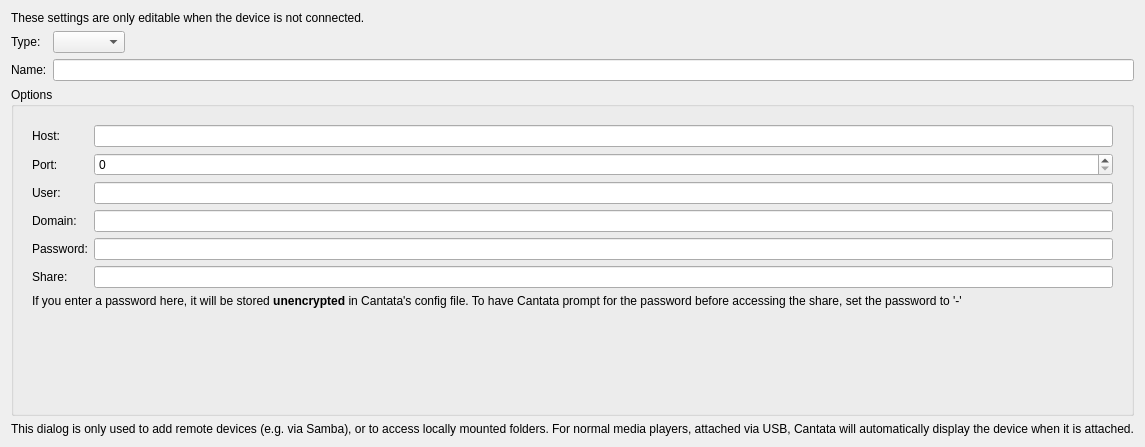
<?xml version="1.0" encoding="UTF-8"?>
<ui version="4.0">
 <class>RemoteDevicePropertiesWidget</class>
 <widget class="QWidget" name="RemoteDevicePropertiesWidget">
  <property name="geometry">
   <rect>
    <x>0</x>
    <y>0</y>
    <width>516</width>
    <height>447</height>
   </rect>
  </property>
  <layout class="QVBoxLayout" name="verticalLayout_2">
   <item>
    <widget class="PlainNoteLabel" name="connectionNote">
     <property name="text">
      <string>These settings are only editable when the device is not connected.</string>
     </property>
    </widget>
   </item>
   <item>
    <layout class="QFormLayout" name="formLayout">
     <property name="fieldGrowthPolicy">
      <enum>QFormLayout::ExpandingFieldsGrow</enum>
     </property>
     <item row="0" column="0">
      <widget class="BuddyLabel" name="typeLabel">
       <property name="text">
        <string>Type:</string>
       </property>
       <property name="buddy">
        <cstring>type</cstring>
       </property>
      </widget>
     </item>
     <item row="0" column="1">
      <widget class="QComboBox" name="type"/>
     </item>
     <item row="1" column="0">
      <widget class="BuddyLabel" name="nameLabel">
       <property name="text">
        <string>Name:</string>
       </property>
       <property name="buddy">
        <cstring>name</cstring>
       </property>
      </widget>
     </item>
     <item row="1" column="1">
      <widget class="LineEdit" name="name"/>
     </item>
    </layout>
   </item>
   <item>
    <widget class="QGroupBox" name="groupBox">
     <property name="title">
      <string>Options</string>
     </property>
     <layout class="QVBoxLayout" name="verticalLayout">
      <item>
       <widget class="QStackedWidget" name="stackedWidget">
        <property name="currentIndex">
         <number>0</number>
        </property>
        <widget class="QWidget" name="smbPage">
         <layout class="QVBoxLayout" name="verticalLayout_3">
          <item>
           <layout class="QFormLayout" name="formLayout_4">
            <item row="0" column="0">
             <widget class="BuddyLabel" name="hostLabel_2">
              <property name="text">
               <string>Host:</string>
              </property>
              <property name="buddy">
               <cstring>smbHost</cstring>
              </property>
             </widget>
            </item>
            <item row="0" column="1">
             <widget class="LineEdit" name="smbHost"/>
            </item>
            <item row="1" column="0">
             <widget class="BuddyLabel" name="portLabel_2">
              <property name="text">
               <string>Port:</string>
              </property>
              <property name="buddy">
               <cstring>smbPort</cstring>
              </property>
             </widget>
            </item>
            <item row="1" column="1">
             <widget class="QSpinBox" name="smbPort">
              <property name="maximum">
               <number>65535</number>
              </property>
             </widget>
            </item>
            <item row="2" column="0">
             <widget class="BuddyLabel" name="userLabel_2">
              <property name="text">
               <string>User:</string>
              </property>
              <property name="buddy">
               <cstring>smbUser</cstring>
              </property>
             </widget>
            </item>
            <item row="2" column="1">
             <widget class="LineEdit" name="smbUser"/>
            </item>
            <item row="3" column="0">
             <widget class="BuddyLabel" name="label_2">
              <property name="text">
               <string>Domain:</string>
              </property>
              <property name="buddy">
               <cstring>smbDomain</cstring>
              </property>
             </widget>
            </item>
            <item row="3" column="1">
             <widget class="LineEdit" name="smbDomain"/>
            </item>
            <item row="4" column="0">
             <widget class="BuddyLabel" name="label_3">
              <property name="text">
               <string>Password:</string>
              </property>
              <property name="buddy">
               <cstring>smbPassword</cstring>
              </property>
             </widget>
            </item>
            <item row="4" column="1">
             <widget class="LineEdit" name="smbPassword">
              <property name="echoMode">
               <enum>QLineEdit::Password</enum>
              </property>
             </widget>
            </item>
            <item row="5" column="0">
             <widget class="BuddyLabel" name="folderLabel_2">
              <property name="text">
               <string>Share:</string>
              </property>
              <property name="buddy">
               <cstring>smbShare</cstring>
              </property>
             </widget>
            </item>
            <item row="5" column="1">
             <widget class="LineEdit" name="smbShare"/>
            </item>
           </layout>
          </item>
          <item>
           <widget class="PlainNoteLabel" name="label_4">
            <property name="text">
             <string>If you enter a password here, it will be stored &lt;b&gt;unencrypted&lt;/b&gt; in Cantata's config file. To have Cantata prompt for the password before accessing the share, set the password to '-'</string>
            </property>
           </widget>
          </item>
          <item>
           <spacer name="verticalSpacer">
            <property name="orientation">
             <enum>Qt::Vertical</enum>
            </property>
            <property name="sizeHint" stdset="0">
             <size>
              <width>20</width>
              <height>14</height>
             </size>
            </property>
           </spacer>
          </item>
         </layout>
        </widget>
        <widget class="QWidget" name="smbAvahiPage">
         <layout class="QVBoxLayout" name="verticalLayout_3x">
          <item>
           <layout class="QFormLayout" name="formLayout_4x">
            <item row="0" column="0">
             <widget class="BuddyLabel" name="hostLabel_2x">
              <property name="text">
               <string>Service name:</string>
              </property>
              <property name="buddy">
               <cstring>smbAvahiName</cstring>
              </property>
             </widget>
            </item>
            <item row="0" column="1">
             <widget class="LineEdit" name="smbAvahiName"/>
            </item>
            <item row="1" column="0">
             <widget class="BuddyLabel" name="userLabel_2x">
              <property name="text">
               <string>User:</string>
              </property>
              <property name="buddy">
               <cstring>smbAvahiUser</cstring>
              </property>
             </widget>
            </item>
            <item row="1" column="1">
             <widget class="LineEdit" name="smbAvahiUser"/>
            </item>
            <item row="2" column="0">
             <widget class="BuddyLabel" name="label_2x">
              <property name="text">
               <string>Domain:</string>
              </property>
              <property name="buddy">
               <cstring>smbAvahiDomain</cstring>
              </property>
             </widget>
            </item>
            <item row="2" column="1">
             <widget class="LineEdit" name="smbAvahiDomain"/>
            </item>
            <item row="3" column="0">
             <widget class="BuddyLabel" name="label_3x">
              <property name="text">
               <string>Password:</string>
              </property>
              <property name="buddy">
               <cstring>smbAvahiPassword</cstring>
              </property>
             </widget>
            </item>
            <item row="3" column="1">
             <widget class="LineEdit" name="smbAvahiPassword">
              <property name="echoMode">
               <enum>QLineEdit::Password</enum>
              </property>
             </widget>
            </item>
            <item row="4" column="0">
             <widget class="BuddyLabel" name="folderLabel_x2">
              <property name="text">
               <string>Share:</string>
              </property>
              <property name="buddy">
               <cstring>smbAvahiShare</cstring>
              </property>
             </widget>
            </item>
            <item row="4" column="1">
             <widget class="LineEdit" name="smbAvahiShare"/>
            </item>
           </layout>
          </item>
          <item>
           <widget class="PlainNoteLabel" name="label_4x">
            <property name="text">
             <string>If you enter a password here, it will be stored &lt;b&gt;unencrypted&lt;/b&gt; in Cantata's config file. To have Cantata prompt for the password before accessing the share, set the password to '-'</string>
            </property>
            <property name="wordWrap">
             <bool>true</bool>
            </property>
            <property name="textInteractionFlags">
             <set>Qt::NoTextInteraction</set>
            </property>
           </widget>
          </item>
          <item>
           <spacer name="verticalSpacerx">
            <property name="orientation">
             <enum>Qt::Vertical</enum>
            </property>
            <property name="sizeHint" stdset="0">
             <size>
              <width>20</width>
              <height>14</height>
             </size>
            </property>
           </spacer>
          </item>
         </layout>
        </widget>
        <widget class="QWidget" name="sshPage">
         <layout class="QVBoxLayout" name="verticalLayout_4">
          <item>
           <layout class="QFormLayout" name="formLayout_2">
            <item row="0" column="0">
             <widget class="BuddyLabel" name="hostLabel">
              <property name="text">
               <string>Host:</string>
              </property>
              <property name="buddy">
               <cstring>sshHost</cstring>
              </property>
             </widget>
            </item>
            <item row="0" column="1">
             <widget class="LineEdit" name="sshHost"/>
            </item>
            <item row="1" column="0">
             <widget class="BuddyLabel" name="portLabel">
              <property name="text">
               <string>Port:</string>
              </property>
              <property name="buddy">
               <cstring>sshPort</cstring>
              </property>
             </widget>
            </item>
            <item row="1" column="1">
             <widget class="QSpinBox" name="sshPort">
              <property name="maximum">
               <number>65535</number>
              </property>
             </widget>
            </item>
            <item row="2" column="0">
             <widget class="BuddyLabel" name="userLabel">
              <property name="text">
               <string>User:</string>
              </property>
              <property name="buddy">
               <cstring>sshUser</cstring>
              </property>
             </widget>
            </item>
            <item row="2" column="1">
             <widget class="LineEdit" name="sshUser"/>
            </item>
            <item row="3" column="0">
             <widget class="BuddyLabel" name="folderLabel">
              <property name="text">
               <string>Folder:</string>
              </property>
              <property name="buddy">
               <cstring>sshFolder</cstring>
              </property>
             </widget>
            </item>
            <item row="3" column="1">
             <widget class="LineEdit" name="sshFolder"/>
            </item>
            <item row="4" column="0">
             <widget class="BuddyLabel" name="sshExtraLabel">
              <property name="text">
               <string>Extra Options:</string>
              </property>
              <property name="buddy">
               <cstring>sshExtra</cstring>
              </property>
             </widget>
            </item>
            <item row="4" column="1">
             <widget class="LineEdit" name="sshExtra"/>
            </item>
           </layout>
          </item>
          <item>
           <widget class="PlainNoteLabel" name="label_5">
            <property name="text">
             <string>Due to the way sshfs works, a suitable ssh-askpass application (ksshaskpass, ssh-askpass-gnome, etc.) will be required to enter the password.</string>
            </property>
            <property name="wordWrap">
             <bool>true</bool>
            </property>
            <property name="textInteractionFlags">
             <set>Qt::NoTextInteraction</set>
            </property>
           </widget>
          </item>
          <item>
           <spacer name="verticalSpacer_2">
            <property name="orientation">
             <enum>Qt::Vertical</enum>
            </property>
            <property name="sizeHint" stdset="0">
             <size>
              <width>20</width>
              <height>78</height>
             </size>
            </property>
           </spacer>
          </item>
         </layout>
        </widget>
        <widget class="QWidget" name="filePage">
         <layout class="QFormLayout" name="formLayout_3">
          <item row="0" column="0">
           <widget class="BuddyLabel" name="label">
            <property name="text">
             <string>Folder:</string>
            </property>
            <property name="buddy">
             <cstring>fileFolder</cstring>
            </property>
           </widget>
          </item>
          <item row="0" column="1">
           <widget class="PathRequester" name="fileFolder"/>
          </item>
         </layout>
        </widget>
       </widget>
      </item>
     </layout>
    </widget>
   </item>
   <item>
    <widget class="PlainNoteLabel" name="infoLabel">
     <property name="text">
      <string>This dialog is only used to add remote devices (e.g. via Samba), or to access locally mounted folders. For normal media players, attached via USB, Cantata will automatically display the device when it is attached.</string>
     </property>
    </widget>
   </item>
  </layout>
 </widget>
 <customwidgets>
  <customwidget>
   <class>PathRequester</class>
   <extends>QLineEdit</extends>
   <header>support/pathrequester.h</header>
  </customwidget>
  <customwidget>
   <class>LineEdit</class>
   <extends>QLineEdit</extends>
   <header>support/lineedit.h</header>
  </customwidget>
  <customwidget>
   <class>BuddyLabel</class>
   <extends>QLabel</extends>
   <header>support/buddylabel.h</header>
  </customwidget>
  <customwidget>
   <class>PlainNoteLabel</class>
   <extends>QLabel</extends>
   <header>widgets/notelabel.h</header>
  </customwidget>
 </customwidgets>
 <tabstops>
  <tabstop>type</tabstop>
 </tabstops>
 <resources/>
 <connections>
  <connection>
   <sender>type</sender>
   <signal>activated(int)</signal>
   <receiver>stackedWidget</receiver>
   <slot>setCurrentIndex(int)</slot>
   <hints>
    <hint type="sourcelabel">
     <x>65</x>
     <y>22</y>
    </hint>
    <hint type="destinationlabel">
     <x>101</x>
     <y>94</y>
    </hint>
   </hints>
  </connection>
 </connections>
</ui>
